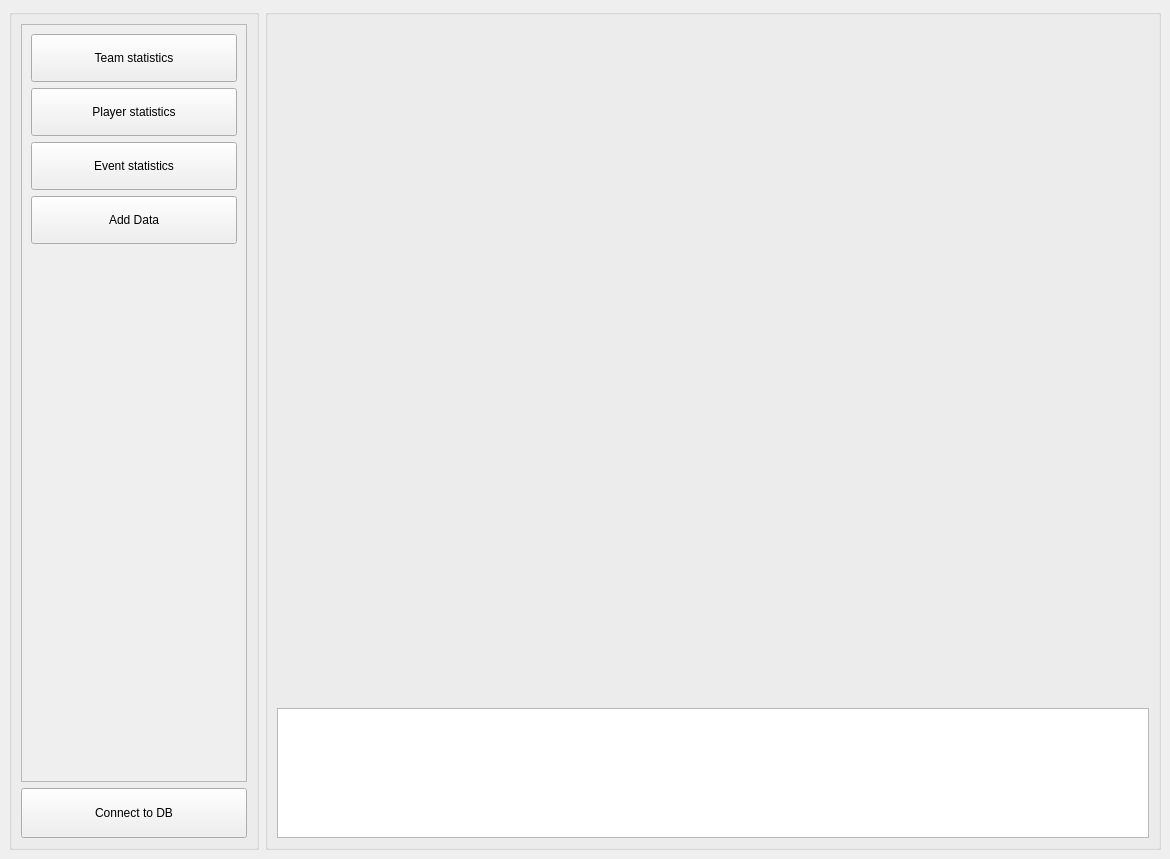
<?xml version="1.0" encoding="UTF-8"?>
<ui version="4.0">
 <author>Ebba Kölgran</author>
 <class>MainWindow</class>
 <widget class="QMainWindow" name="MainWindow">
  <property name="geometry">
   <rect>
    <x>0</x>
    <y>0</y>
    <width>1170</width>
    <height>859</height>
   </rect>
  </property>
  <property name="windowTitle">
   <string>MainWindow</string>
  </property>
  <property name="styleSheet">
   <string notr="true"/>
  </property>
  <widget class="QWidget" name="centralwidget">
   <property name="sizePolicy">
    <sizepolicy hsizetype="Preferred" vsizetype="Preferred">
     <horstretch>0</horstretch>
     <verstretch>0</verstretch>
    </sizepolicy>
   </property>
   <layout class="QHBoxLayout" name="horizontalLayout">
    <item>
     <widget class="QGroupBox" name="groupBox">
      <property name="sizePolicy">
       <sizepolicy hsizetype="MinimumExpanding" vsizetype="Preferred">
        <horstretch>0</horstretch>
        <verstretch>0</verstretch>
       </sizepolicy>
      </property>
      <property name="minimumSize">
       <size>
        <width>250</width>
        <height>0</height>
       </size>
      </property>
      <property name="maximumSize">
       <size>
        <width>250</width>
        <height>16777215</height>
       </size>
      </property>
      <property name="autoFillBackground">
       <bool>false</bool>
      </property>
      <property name="styleSheet">
       <string notr="true"/>
      </property>
      <property name="title">
       <string/>
      </property>
      <layout class="QVBoxLayout" name="verticalLayout_4">
       <item>
        <widget class="QScrollArea" name="scrollArea">
         <property name="sizePolicy">
          <sizepolicy hsizetype="Minimum" vsizetype="MinimumExpanding">
           <horstretch>0</horstretch>
           <verstretch>0</verstretch>
          </sizepolicy>
         </property>
         <property name="minimumSize">
          <size>
           <width>0</width>
           <height>0</height>
          </size>
         </property>
         <property name="autoFillBackground">
          <bool>true</bool>
         </property>
         <property name="styleSheet">
          <string notr="true"/>
         </property>
         <property name="verticalScrollBarPolicy">
          <enum>Qt::ScrollBarAlwaysOff</enum>
         </property>
         <property name="horizontalScrollBarPolicy">
          <enum>Qt::ScrollBarAlwaysOff</enum>
         </property>
         <property name="widgetResizable">
          <bool>true</bool>
         </property>
         <widget class="QWidget" name="scrollAreaWidgetContents">
          <property name="geometry">
           <rect>
            <x>0</x>
            <y>0</y>
            <width>228</width>
            <height>763</height>
           </rect>
          </property>
          <property name="sizePolicy">
           <sizepolicy hsizetype="Minimum" vsizetype="Minimum">
            <horstretch>0</horstretch>
            <verstretch>0</verstretch>
           </sizepolicy>
          </property>
          <property name="styleSheet">
           <string notr="true">QPushButton { min-height: 40px; }</string>
          </property>
          <layout class="QVBoxLayout" name="verticalLayout_3">
           <property name="spacing">
            <number>6</number>
           </property>
           <property name="sizeConstraint">
            <enum>QLayout::SetDefaultConstraint</enum>
           </property>
           <item>
            <widget class="QPushButton" name="pb_TeamStat">
             <property name="sizePolicy">
              <sizepolicy hsizetype="Minimum" vsizetype="Minimum">
               <horstretch>0</horstretch>
               <verstretch>0</verstretch>
              </sizepolicy>
             </property>
             <property name="styleSheet">
              <string notr="true"/>
             </property>
             <property name="text">
              <string>Team statistics</string>
             </property>
            </widget>
           </item>
           <item>
            <widget class="QPushButton" name="pb_PlayerStat">
             <property name="sizePolicy">
              <sizepolicy hsizetype="Minimum" vsizetype="Minimum">
               <horstretch>0</horstretch>
               <verstretch>0</verstretch>
              </sizepolicy>
             </property>
             <property name="styleSheet">
              <string notr="true"/>
             </property>
             <property name="text">
              <string>Player statistics</string>
             </property>
            </widget>
           </item>
           <item>
            <widget class="QPushButton" name="pb_EventStat">
             <property name="sizePolicy">
              <sizepolicy hsizetype="Minimum" vsizetype="Minimum">
               <horstretch>0</horstretch>
               <verstretch>0</verstretch>
              </sizepolicy>
             </property>
             <property name="styleSheet">
              <string notr="true"/>
             </property>
             <property name="text">
              <string>Event statistics</string>
             </property>
            </widget>
           </item>
           <item>
            <widget class="QPushButton" name="pb_AddData">
             <property name="sizePolicy">
              <sizepolicy hsizetype="Minimum" vsizetype="Minimum">
               <horstretch>0</horstretch>
               <verstretch>0</verstretch>
              </sizepolicy>
             </property>
             <property name="styleSheet">
              <string notr="true"/>
             </property>
             <property name="text">
              <string>Add Data</string>
             </property>
            </widget>
           </item>
           <item>
            <spacer name="verticalSpacer">
             <property name="orientation">
              <enum>Qt::Vertical</enum>
             </property>
             <property name="sizeHint" stdset="0">
              <size>
               <width>20</width>
               <height>40</height>
              </size>
             </property>
            </spacer>
           </item>
          </layout>
         </widget>
        </widget>
       </item>
       <item>
        <widget class="QPushButton" name="pb_ConnectToDb">
         <property name="sizePolicy">
          <sizepolicy hsizetype="Minimum" vsizetype="Minimum">
           <horstretch>0</horstretch>
           <verstretch>0</verstretch>
          </sizepolicy>
         </property>
         <property name="minimumSize">
          <size>
           <width>0</width>
           <height>50</height>
          </size>
         </property>
         <property name="text">
          <string>Connect to DB</string>
         </property>
        </widget>
       </item>
      </layout>
      <zorder>pb_ConnectToDb</zorder>
      <zorder>scrollArea</zorder>
     </widget>
    </item>
    <item>
     <widget class="QGroupBox" name="gb_Content">
      <property name="styleSheet">
       <string notr="true"/>
      </property>
      <property name="title">
       <string/>
      </property>
      <layout class="QVBoxLayout" name="verticalLayout_5">
       <item>
        <widget class="QStackedWidget" name="sw_Content">
         <property name="sizePolicy">
          <sizepolicy hsizetype="Minimum" vsizetype="Preferred">
           <horstretch>0</horstretch>
           <verstretch>0</verstretch>
          </sizepolicy>
         </property>
         <property name="styleSheet">
          <string notr="true"/>
         </property>
         <property name="currentIndex">
          <number>-1</number>
         </property>
        </widget>
       </item>
       <item>
        <widget class="QTextEdit" name="textEdit">
         <property name="sizePolicy">
          <sizepolicy hsizetype="Minimum" vsizetype="Preferred">
           <horstretch>0</horstretch>
           <verstretch>0</verstretch>
          </sizepolicy>
         </property>
         <property name="minimumSize">
          <size>
           <width>0</width>
           <height>130</height>
          </size>
         </property>
         <property name="maximumSize">
          <size>
           <width>16777215</width>
           <height>130</height>
          </size>
         </property>
         <property name="styleSheet">
          <string notr="true"/>
         </property>
        </widget>
       </item>
      </layout>
     </widget>
    </item>
   </layout>
  </widget>
 </widget>
 <resources/>
 <connections/>
</ui>
